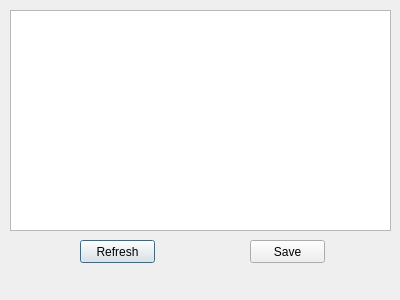
<?xml version="1.0" encoding="UTF-8"?>
<ui version="4.0">
 <class>Dialog</class>
 <widget class="QDialog" name="Dialog">
  <property name="geometry">
   <rect>
    <x>0</x>
    <y>0</y>
    <width>400</width>
    <height>300</height>
   </rect>
  </property>
  <property name="windowTitle">
   <string>Dialog</string>
  </property>
  <widget class="QTableWidget" name="tableWidget">
   <property name="geometry">
    <rect>
     <x>10</x>
     <y>10</y>
     <width>381</width>
     <height>221</height>
    </rect>
   </property>
  </widget>
  <widget class="QPushButton" name="refreshButton">
   <property name="geometry">
    <rect>
     <x>80</x>
     <y>240</y>
     <width>75</width>
     <height>23</height>
    </rect>
   </property>
   <property name="text">
    <string>Refresh</string>
   </property>
  </widget>
  <widget class="QPushButton" name="saveButton">
   <property name="geometry">
    <rect>
     <x>250</x>
     <y>240</y>
     <width>75</width>
     <height>23</height>
    </rect>
   </property>
   <property name="text">
    <string>Save</string>
   </property>
  </widget>
 </widget>
 <resources/>
 <connections/>
</ui>
